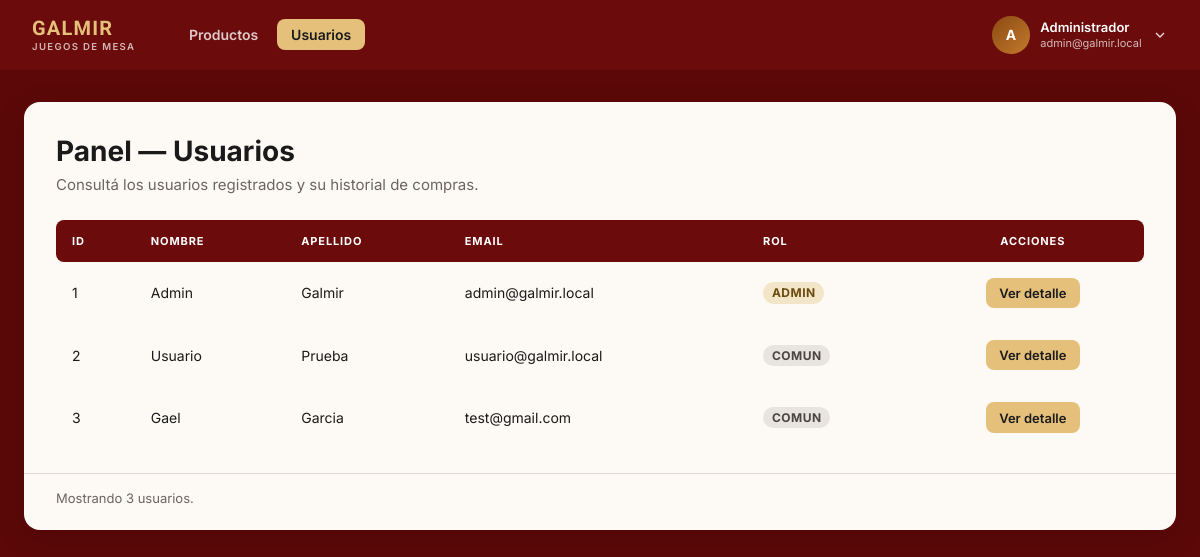
Page /sitio/admin/index.php?seccion=usuarios (signed in) on the committed database.
### tables this page shows
CREATE TABLE `usuarios` (
  `usuario_id` int(10) unsigned NOT NULL AUTO_INCREMENT,
  `email` varchar(255) NOT NULL,
  `password` varchar(255) NOT NULL,
  `nombre` varchar(100) DEFAULT NULL,
  `apellido` varchar(100) DEFAULT NULL,
  `rol` enum('comun','admin') NOT NULL DEFAULT 'comun',
  PRIMARY KEY (`usuario_id`),
  UNIQUE KEY `email` (`email`)
);

### sitio/admin/index.php (called while the page is built, shortened)
<?php
require_once __DIR__ . '/../clases/Usuario.php';
$seccionActual = $_GET['seccion'] ?? 'ingresar';
require __DIR__ . '/vistas/' . $seccionActual . '.php';

### sitio/clases/Usuario.php (called while the page is built, shortened)
<?php
class Usuario
{
    private int $usuario_id = 0;
    private string $email = '';
    private ?string $nombre = null;
    private ?string $apellido = null;
    private string $rol = self::ROL_COMUN;
    public function todos(): array
    {
        $db = (new DBConexion)->getConexion();
        $stmt = $db->query(
            'SELECT usuario_id, email, password, nombre, apellido, rol
             FROM usuarios
             ORDER BY usuario_id ASC'
        );
        $stmt->setFetchMode(PDO::FETCH_CLASS, self::class);
        return $stmt->fetchAll();
    }
    public function getId(): int
    {
        return $this->usuario_id;
    }
    public function getEmail(): string
    {
        return $this->email;
    }
    public function getNombre(): string
    {
        return $this->nombre ?? '';
    }
    public function getApellido(): string
    {
        return $this->apellido ?? '';
    }
    public function getRol(): string
    {
        return $this->rol;
    }
}

### sitio/admin/vistas/usuarios.php (the view, shortened to what this page needs)
<?php
require_once __DIR__ . '/../../clases/Usuario.php';
$usuarioModel = new Usuario;
$usuarios = $usuarioModel->todos();
$usuarioEmail = $_SESSION[Usuario::SESSION_KEY_EMAIL] ?? '';
?>
<!DOCTYPE html>
<html lang="es">
<head>
    <link rel="stylesheet" href="css/productos.css?v=20260725-1">
</head>
<body class="admin-productos">
    <header class="admin-productos__topbar">
        <div class="admin-productos__brand">
            <div>
                <p class="admin-productos__logo-name">GALMIR</p>
                <p class="admin-productos__logo-tagline">Juegos de mesa</p>
            </div>
        </div>
        <nav class="admin-productos__nav" aria-label="Secciones del panel">
            <a class="admin-productos__nav-link" href="index.php?seccion=productos">Productos</a>
            <a class="admin-productos__nav-link admin-productos__nav-link--active" href="index.php?seccion=usuarios" aria-current="page">Usuarios</a>
        </nav>
        <div class="admin-productos__session">
            <details class="admin-productos__profile">
                <summary class="admin-productos__profile-toggle">
                    <span class="admin-productos__avatar" aria-hidden="true">A</span>
                    <span class="admin-productos__profile-text">
                        <span class="admin-productos__profile-name">Administrador</span>
                        <span class="admin-productos__profile-email"><?= htmlspecialchars($usuarioEmail, ENT_QUOTES, 'UTF-8') ?></span>
                    </span>
                    <svg class="admin-productos__profile-chevron" viewBox="0 0 24 24" fill="none" stroke="currentColor" stroke-width="2" aria-hidden="true">
                        <polyline points="6 9 12 15 18 9"/>
                    </svg>
                </summary>
            </details>
        </div>
    </header>
    <main class="admin-productos__main">
        <div class="admin-productos__card">
            <header class="admin-productos__header">
                <div>
                    <h1 class="admin-productos__title">Panel — Usuarios</h1>
                    <p class="admin-productos__subtitle">Consultá los usuarios registrados y su historial de compras.</p>
                </div>
            </header>
            <div class="admin-productos__table-wrap">
                <table class="admin-productos__table">
                    <thead>
                        <tr>
                            <th scope="col">ID</th>
                            <th scope="col">Nombre</th>
                            <th scope="col">Apellido</th>
                            <th scope="col">Email</th>
                            <th scope="col">Rol</th>
                            <th scope="col">Acciones</th>
                        </tr>
                    </thead>
                    <tbody>
                        <?php if (count($usuarios) === 0): ?>
                            <tr>
                                <td class="admin-productos__empty" colspan="6">No hay usuarios registrados.</td>
                            </tr>
                        <?php else: ?>
                            <?php foreach ($usuarios as $usuario): ?>
                                <tr>
                                    <td><?= (int) $usuario->getId() ?></td>
                                    <td><?= htmlspecialchars($usuario->getNombre(), ENT_QUOTES, 'UTF-8') ?></td>
                                    <td><?= htmlspecialchars($usuario->getApellido(), ENT_QUOTES, 'UTF-8') ?></td>
                                    <td><?= htmlspecialchars($usuario->getEmail(), ENT_QUOTES, 'UTF-8') ?></td>
                                    <td>
                                        <span class="admin-productos__rol admin-productos__rol--<?= htmlspecialchars($usuario->getRol(), ENT_QUOTES, 'UTF-8') ?>">
                                            <?= htmlspecialchars($usuario->getRol(), ENT_QUOTES, 'UTF-8') ?>
                                        </span>
                                    </td>
                                    <td>
                                        <a
                                            class="admin-productos__link-detalle"
                                            href="index.php?seccion=usuario-detalle&amp;id=<?= (int) $usuario->getId() ?>"
                                        >
                                            Ver detalle
                                        </a>
                                    </td>
                                </tr>
                            <?php endforeach; ?>
                        <?php endif; ?>
                    </tbody>
                </table>
            </div>
            <footer class="admin-productos__footer">
                Mostrando <?= count($usuarios) ?> usuario<?= count($usuarios) === 1 ? '' : 's' ?>.
            </footer>
        </div>
    </main>
</body>
</html>

### rows in the picture
usuarios: usuario_id "1", nombre "Admin", apellido "Galmir", email "admin@galmir.local", rol "ADMIN"
usuarios: usuario_id "2", nombre "Usuario", apellido "Prueba", email "usuario@galmir.local", rol "COMUN"
usuarios: usuario_id "3", nombre "Gael", apellido "Garcia", email "test@gmail.com", rol "COMUN"

### other values in the picture
$usuarioEmail "admin@galmir.local"
count($usuarios) "3"
